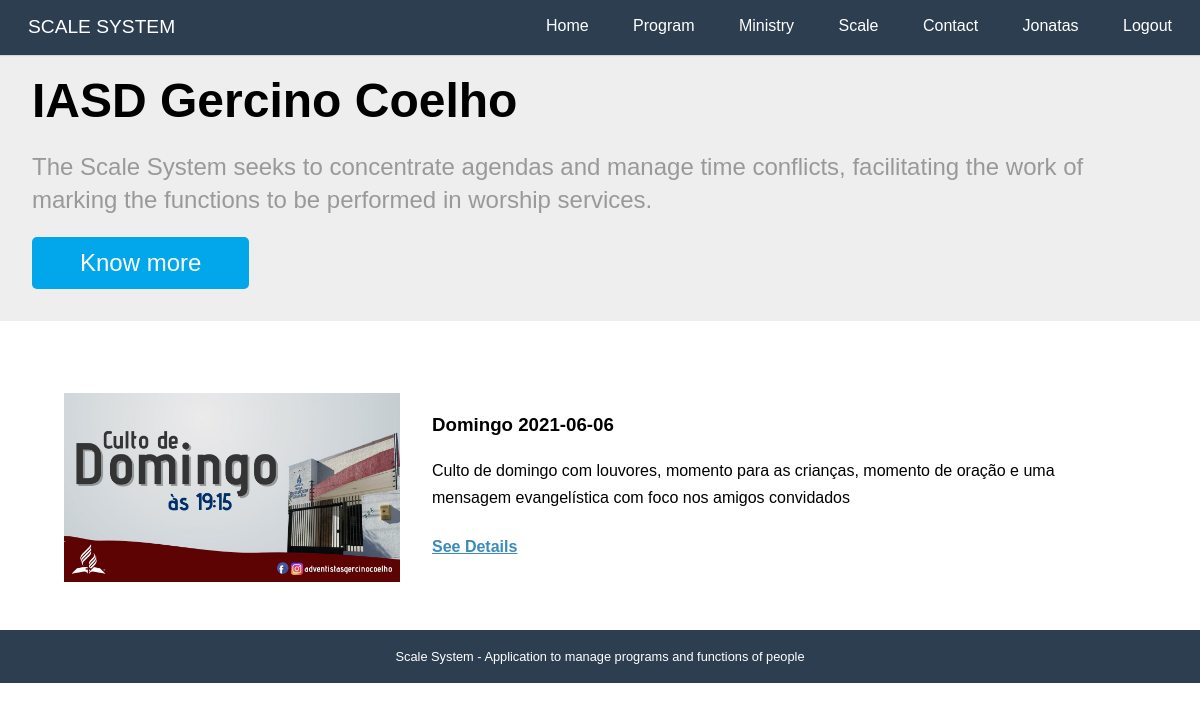
Page / (signed in) on the committed database.
### accounts/models.py (models this page shows, shortened)
class User(AbstractBaseUser, PermissionsMixin):
    username = models.CharField(_('User Name'), max_length=30, unique=True,
        validators = [validators.RegexValidator(re.compile('^[\w.@+-]+$'),
            'O nome de usuário não pode conter letras, digitos ou os seguintes caracteres: @/./+/-/+')])
    email = models.EmailField(_('E-mail'), unique=True)
    name = models.CharField(_('Name'), max_length=100, blank=True)
    telefone = PhoneNumberField(_("Telegram Phone Number"), blank=True)
    name_telegram = models.SlugField(_("Telegram User Name"), blank=True)
    id_telegram = models.SlugField(_("Telegram ID"), blank=True)
    is_active = models.BooleanField(_('Is Active?'), blank=True, default=True)
    is_staff = models.BooleanField(_('Is Staff?'), blank=True, default=False)
    date_joined = models.DateTimeField(_('Entry date'), auto_now_add = True)
    first_access = models.BooleanField(_('Already logged in?'), blank=True, default=False)
    objects = UserManager()
    USERNAME_FIELD  = 'username'
    REQUIRED_FIELDS = ['email']
    def __str__(self):
        return self.name or self.username
    def get_full_name(self):
        return str(self)
    def get_first_name(self):
        return self.get_full_name().split()[0]
    class Meta:
        verbose_name= 'Usuário'
        verbose_name_plural = 'Usuários'
        ordering = ['username']

### programs/models.py (models this page shows, shortened)
class Program (models.Model):
    SATURDAY = 'SA'
    SATURDAYAFTERNOON = 'JA'
    WEDNESDAY = 'WE'
    SUNDAY = 'SN'
    FRIDAY = 'FR'
    SPECIAL = 'SP'
    WEEKPFPRAYER = 'WP'
    PROGRAMTYPES = [
        (SATURDAY, _('Saturday')),
        (SATURDAYAFTERNOON, _('Saturday afternoon')),
        (WEDNESDAY, _('Wednesday')),
        (SUNDAY,_('Sunday')),
        (FRIDAY, _('Friday')),
        (SPECIAL, _('Special')),
        (WEEKPFPRAYER,_('Week of Prayer'))
    ]
    name = models.CharField(
        max_length=2,
        choices=PROGRAMTYPES
    )
    description = models.TextField(_('Simple Description'), blank=True)
    date = models.DateField(_("Date"), auto_now=False, auto_now_add=False, null=True,blank=True)
    image = models.ImageField(_("Image"), upload_to='program',null=True,blank=True)
    transmission = models.URLField(_("Transmission Link"), max_length=200,null=True,blank=True)
    room = models.URLField(_("Room Link"), max_length=200,null=True,blank=True)
    presential = models.BooleanField(_("Presential?"),default=False)
    iscription = models.BooleanField(_("Needs subscription?"),default=True)
    created_at = models.DateTimeField(_("Created at"), auto_now_add=True)
    updated_at = models.DateTimeField(_('Updated at'), auto_now=True)
    def typeprogram(self):
        for l in Program.PROGRAMTYPES:
            if l[0] == self.name:
                return _(l[1])
        return ""
    def __str__(self):
        return self.typeprogram() + ((' '+str(self.date)) if self.date else (" " + _("Template")))
    class Meta:
        verbose_name = _("Program")
        verbose_name_plural = _("Programs")
        ordering = ['date']

### core/views.py (the view)
# urls.py: path('', views.home, name='home'),
def home(request):
    context = {'resume': utils.resume_programs()}
    return render(request, "core/home.html", context)

### core/templatetags/call_method.py (called while the page is built)
@register.filter(name='has_group')
def has_group(user, group_name):
    return user.groups.filter(name=group_name).exists()

@register.filter(name='has_ministry')
def has_ministry(user):
    if my_engaged(user) or my_ministries(user):
        return True
    return False

### ministries/utils.py (called while the page is built)
def my_engaged(user):
    def m(x):
        return [x.ministry]
    def r(x,a):
        if x[0] and x[0] not in a:
            a.append(x[0])
        return a
    functions = list(Function.objects.filter(people = user))
    prog = ProgramTime.objects.filter(person = user)
    for pg in prog:
        functions.append(pg.function)
    if functions:
        return reduce(r,map(m,functions))
    else:
        return []

### programs/utils.py (called while the page is built)
def resume_programs():
    return Program.objects.filter(date__gte = date.today())[:3]

### core/templates/core/home.html
{% extends "base.html" %}
{% load i18n static %}
{% block content %}
<div class="splash">
    <div class="pure-g-r">
        <div class="pure-u-1">
            <div class="l-box splash-text">
                <h1 class="splash-head">
                    IASD Gercino Coelho
                </h1>
                <h2 class="splash-subhead">
                    {% translate "The Scale System seeks to concentrate agendas and manage time conflicts, facilitating the work of marking the functions to be performed in worship services." %}
                </h2>
                <p>
                    <a href="#" class="pure-button primary-button">{% translate "Know more" %}</a>
                </p>
            </div>
        </div>
    </div>
</div>
<div class="content">
    {% if resume %}
    {% for pg in resume %}
    <div class="pure-g-r content-ribbon">
        <div class="pure-u-1-3">
            <div class="l-box">
                {% if pg.image %}
                <img src="{{ pg.image.url }}" alt="{{ pg }}" />
                {% else %}
                <img src="{% static 'programs/img/400x250.png' %}" alt="{{ pg }}" />
                {% endif %}
            </div>
        </div>
        <div class="pure-u-2-3">
            <div class="l-box">
                <h3>{{pg}}</h3>
                <p>
                    {{pg.description}}
                </p>
                <h4><a href='{% url "programs:description" pg.pk %}'>{% translate "See Details" %}</a>
                </h4>
            </div>
        </div>
    </div>
    {% endfor %}
    {% else %}
    {% translate "There are no one programs soon" %}
    {% endif %}
</div>
{% endblock %}

### core/templates/base.html (shortened to what this page needs)
<!doctype html>
{% load static %}
{% load i18n call_method%}
<html lang="en">
<head>
    <link rel="stylesheet" href="{% static 'core/css/pure-min.css' %}">
    <link rel="stylesheet" href="{% static 'core/css/styles.css' %}" />
</head>
<body>
    <div class="header">
        <div class="home-menu pure-menu pure-menu-open pure-menu-horizontal pure-menu-fixed">
            <a class="pure-menu-heading" href="{% url 'core:home' %}">{% translate "SCALE SYSTEM"%}</a>
            <ul>
                <li class="pure-menu-selected"><a href="{% url 'core:home' %}">{% translate "Home" %}</a></li>
                <li><a href="{% url 'programs:dashboard' %}">{% translate "Program" %}</a></li>
                {% if user.is_authenticated %}
                <li><a href="{% url 'ministries:dashboard' %}">{% translate "Ministry" %}</a></li>
                {% if user|has_ministry %}
                <li><a href="{% url 'scales:dashboard' %}">{% translate "Scale" %}</a></li>
                {% endif %}
                {% endif %}
                <li><a href="{% url 'core:contact' %}">{% translate "Contact" %}</a></li>
                {% if user.is_authenticated %}
                <li><a href="{% url 'accounts:dashboard' %}">{{user.get_first_name}}</a></li>
                <li><a href="{% url 'accounts:logout' %}">{% translate "Logout" %}</a></li>
                {% else %}
                <li><a href="{% url 'accounts:login' %}">{% translate "Login" %}</a></li>
                {% endif %}
            </ul>
        </div>
    </div>
    <div class="content">
        {% block content %}{% endblock %}
        <div class="footer">
            {% translate 'Scale System - Application to manage programs and functions of people' %}
        </div>
    </div>
</body>
</html>

### core/static/core/css/pure-min.css (style rules this page uses)
html { font-size:100%;-ms-text-size-adjust:100%;-webkit-text-size-adjust:100% }
html,button,input,select,textarea { font-family:sans-serif }
body { margin:0 }
h1 { font-size:2em;margin:.67em 0 }
h2 { font-size:1.5em;margin:.83em 0 }
h3 { font-size:1.17em;margin:1em 0 }
h4 { font-size:1em;margin:1.33em 0 }
p,pre { margin:1em 0 }
dl,menu,ol,ul { margin:1em 0 }
menu,ol,ul { padding:0 0 0 40px }
img { border:0;-ms-interpolation-mode:bicubic }
.pure-button { display:inline-block;*display:inline;zoom:1;line-height:normal;white-space:nowrap;vertical-align:baseline;text-align:center;cursor:pointer;-webkit-user-drag:none;-webkit-user-select:none;-moz-user-select:none;-ms-user-select:none;user-select:none }
.pure-button { font-size:100%;*font-size:90%;*overflow:visible;padding:.5em 1.5em;color:#444;color:rgba(0,0,0,.8);*color:#444;border:1px solid #999;border:0 rgba(0,0,0,0);background-color:#E6E6E6;text-decoration:none;border-radius:2px;-webkit-transition:.1s linear -webkit-box-shadow;-moz-transition:.1s linear -moz-box-shadow;-ms-transition:.1s linear box-shadow;-o-transition:.1s linear box-shadow;transition:.1s linear box-shadow }
.pure-u-1,.pure-u-1-2,.pure-u-1-3,.pure-u-2-3,.pure-u-1-4,.pure-u-3-4,.pure-u-1-5,.pure-u-2-5,.pure-u-3-5,.pure-u-4-5,.pure-u-1-6,.pure-u-5-6,.pure-u-1-8,.pure-u-3-8,.pure-u-5-8,.pure-u-7-8,.pure-u-1-12,.pure-u-5-12,.pure-u-7-12,.pure-u-11-12,.pure-u-1-24,.pure-u-5-24,.pure-u-7-24,.pure-u-11-24,.pure-u-13-24,.pure-u-17-24,.pure-u-19-24,.pure-u-23-24 { display:inline-block;*display:inline;zoom:1;letter-spacing:normal;word-spacing:normal;vertical-align:top;text-rendering:auto }
.pure-u-1 { width:100% }
.pure-u-1-3 { width:33.3333%;*width:33.3023% }
.pure-u-2-3 { width:66.6667%;*width:66.6357% }
.pure-g-r { letter-spacing:-.31em;*letter-spacing:normal;*word-spacing:-.43em;font-family:FreeSans,Arimo,"Droid Sans",Helvetica,Arial,sans-serif;display:-webkit-flex;-webkit-flex-flow:row wrap;display:-ms-flexbox;-ms-flex-flow:row wrap }
.pure-g-r [class *="pure-u"] { font-family:sans-serif }
.pure-g-r img { max-width:100%;height:auto }
.pure-menu ul { position:absolute;visibility:hidden }
.pure-menu.pure-menu-open { visibility:visible;z-index:2;width:100% }
.pure-menu ul { left:-10000px;list-style:none;margin:0;padding:0;top:-10000px;z-index:1 }
.pure-menu>ul { position:relative }
.pure-menu-open>ul { left:0;top:0;visibility:visible }
.pure-menu li { position:relative }
.pure-menu a,.pure-menu .pure-menu-heading { display:block;color:inherit;line-height:1.5em;padding:5px 20px;text-decoration:none;white-space:nowrap }
.pure-menu.pure-menu-horizontal>.pure-menu-heading { display:inline-block;*display:inline;zoom:1;margin:0;vertical-align:middle }
.pure-menu.pure-menu-horizontal>ul { display:inline-block;*display:inline;zoom:1;vertical-align:middle;height:2.4em }
.pure-menu li a { padding:5px 20px }
.pure-menu-fixed { position:fixed;top:0;left:0;width:100% }
.pure-menu-horizontal li { display:inline-block;*display:inline;zoom:1;vertical-align:middle }
.pure-menu.pure-menu-open,.pure-menu.pure-menu-horizontal li .pure-menu-children { background:#fff;border:1px solid #b7b7b7 }
.pure-menu.pure-menu-horizontal,.pure-menu.pure-menu-horizontal .pure-menu-heading { border:0 }
.pure-menu a { border:1px solid transparent;border-left:0;border-right:0 }
.pure-menu a,.pure-menu .pure-menu-can-have-children>li:after { color:#777 }
.pure-menu .pure-menu-heading { color:#565d64;text-transform:uppercase;font-size:90%;margin-top:.5em;border-bottom-width:1px;border-bottom-style:solid;border-bottom-color:#dfdfdf }
.pure-menu .pure-menu-selected a { color:#000 }
.pure-menu.pure-menu-open.pure-menu-fixed { border:0;border-bottom:1px solid #b7b7b7 }

### rows in the picture
User: get_first_name "Jonatas"
Program: image (picture), name+date "Domingo 2021-06-06", description "Culto de domingo com louvores, momento para as crianças, momento de oração e uma mensagem evangelística com foco nos amigos convidados"
